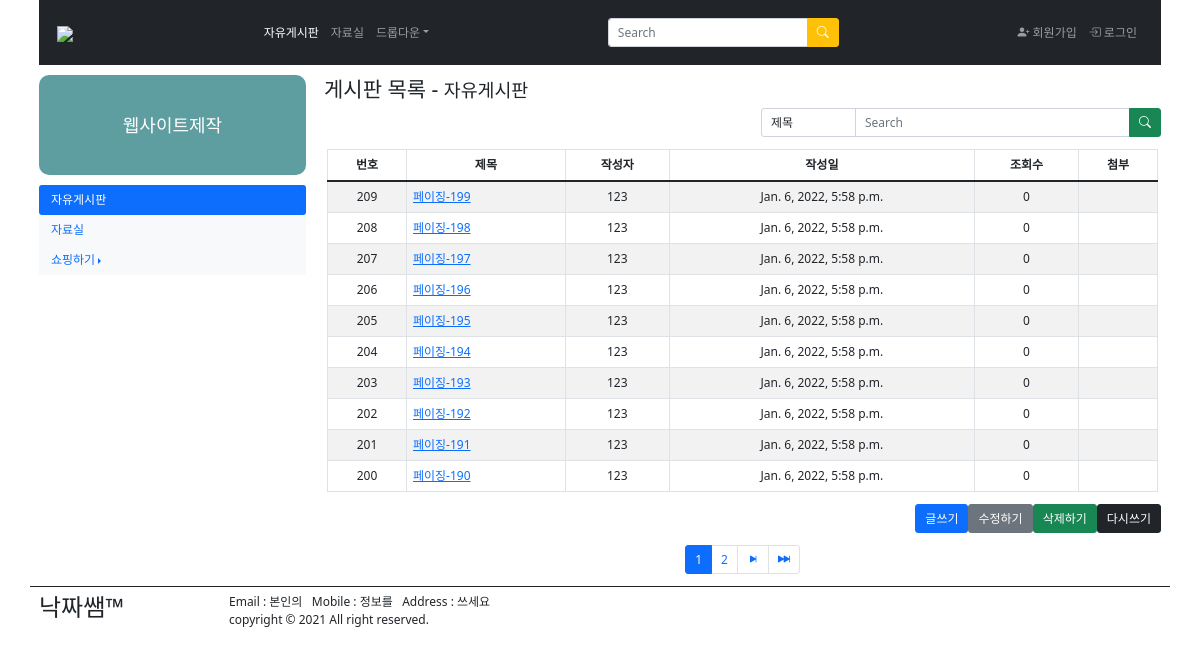
The page /boardApps/ on the database its author committed.
### boardApps/models.py (models this page shows, shortened)
class Post(models.Model):
    titles = models.CharField(max_length=50)
    contents = models.TextField()
    name1 = models.CharField(default="kosmo", max_length=20)
    pub_date = models.DateTimeField('date published', default=datetime.now())
    view_count = models.IntegerField(default=0)
    mainphoto = models.ImageField(blank=True, null=True)

### boardApps/views.py (the view)
# urls.py: path('', views.list, name="list"),
def list(request):
    page = request.GET.get('page','1')
    postlist = Post.objects.all().order_by('-id')
    paginator = Paginator(postlist,10)
    postlist = paginator.get_page(page)
    return render(request,'boardApps/list.html',{'postlist':postlist})

### boardApps/templates/boardApps/list.html (shortened to what this page needs)
<!DOCTYPE html>
<html lang="en">
<head>
    <link href="https://cdn.jsdelivr.net/npm/bootstrap@5.1.2/dist/css/bootstrap.min.css" rel="stylesheet">
    <link rel="stylesheet" href="https://cdn.jsdelivr.net/npm/bootstrap-icons@1.7.1/font/bootstrap-icons.css">
</head>
<body>
<div class="container">
	<div class="row">
        <div class="col-12">
            <nav class="navbar navbar-expand-sm bg-dark navbar-dark">
                <div class="container-fluid">
                    <a class="navbar-brand" href="#">
                        <img src="https://www.ikosmo.co.kr/images/common/logo_center_v2.jpg" style="width: 120px;">
                    </a>
                    <ul class="navbar-nav">
                        <li class="nav-item">
                            <a class="nav-link active" href="#">자유게시판</a>
                        </li>
                        <li class="nav-item">
                            <a class="nav-link" href="#">자료실</a>
                        </li>
                        <li class="nav-item dropdown">
                            <a class="nav-link dropdown-toggle" data-bs-toggle="dropdown" href="#">드롭다운</a>
                        </li>
                    </ul>
                    <form class="mt-3" method="get" action="">
                    <div class="input-group mb-3">
                        <input type="text" class="form-control" placeholder="Search" style="width: 200px;">
                        <button class="btn btn-warning" type="submit">
                            <i class="bi-search" style="font-size: 1rem; color: white;"></i>
                        </button>
                    </div>
                    </form>
                    <ul class="navbar-nav">
                        <li class="nav-item">
                            <a class="nav-link" href="#">
                                <i class="bi-person-plus-fill" style="font-size: 1rem;"></i>
                                회원가입
                            </a>
                        </li>
                        <li class="nav-item">
                            <a class="nav-link" href="#">
                                <i class="bi-box-arrow-in-right" style="font-size: 1rem;"></i>
                                로그인
                            </a>
                        </li>
                    </ul>
                </div>
            </nav>
        </div>
    </div>
    <div class="row">
<div class="col-3">
          <div style="height: 100px;line-height: 100px;text-align: center;background-color: cadetblue;
        border-radius: 10px;margin: 10px 0;font-size: 1.5em;color: #ffffff;">
        웹사이트제작
    </div>
    <ul class="nav nav-pills flex-column">
        <li class="nav-item">
            <a class="nav-link active" href="#">자유게시판</a>
        </li>
        <li class="nav-item bg-light">
            <a class="nav-link" href="#">자료실</a>
        </li>
        <li class="nav-item bg-light dropdown dropend">
            <a class="nav-link dropdown-toggle" data-bs-toggle="dropdown" href="#">쇼핑하기</a>
        </li>
    </ul>
</div>
        <div class="col-9 pt-3">
            <h3>게시판 목록 - <small>자유게시판</small></h3>
            <div class="row">
                <form action="">
                    <div class="input-group ms-auto" style="width: 400px;">
                        <select name="" class="form-control">
                            <option value="">제목</option>
                        </select>
                        <input type="text" class="form-control" placeholder="Search" style="width: 200px;">
                        <button class="btn btn-success" type="submit">
                            <i class="bi-search" style="font-size: 1rem; color: white;"></i>
                        </button>
                    </div>
                </form>
            </div>
            <div class="row mt-3 mx-1">
                <table class="table table-bordered table-hover table-striped">
                <thead>
                    <tr class="text-center">
                        <th>번호</th>
                        <th>제목</th>
                        <th>작성자</th>
                        <th>작성일</th>
                        <th>조회수</th>
                        <th>첨부</th>
                    </tr>
                </thead>
                <tbody>
                {% for list in postlist %}
                    <tr class="text-center">
                        <td>{{ list.pk }}</td>
                        <td class="text-start"><a href="/boardApps/view/{{ list.pk }}/">{{ list.titles }}</a></td>
                        <td>{{ list.name1 }}</td>
                        <td>{{list.pub_date}}</td>
                        <td>{{list.view_count}}</td>
                        <td>
                        </td>
                    </tr>
                {% endfor %}
                </tbody>
                </table>
            </div>
            <div class="row">
                <div class="col d-flex justify-content-end">
                    <button type="button" class="btn btn-primary" onclick="location.href='/boardApps/write/';">글쓰기</button>
                    <button type="button" class="btn btn-secondary">수정하기</button>
                    <button type="button" class="btn btn-success">삭제하기</button>
                    <button type="button" class="btn btn-dark">다시쓰기</button>
                </div>
            </div>
            <div class="row mt-3">
                <div class="col">
                    <ul class="pagination justify-content-center" id="paging">
                        {% for page_number in postlist.paginator.page_range %}
                            {% if page_number >= postlist.number|add:-1 and page_number <= postlist.number|add:1 %}
                                {% if page_number == postlist.number %}
                                    <li class="page-item active"><a class="page-link" href="?page={{page_number}}">{{ page_number }}</a></li>
                                {% else %}
                                    <li class="page-item"><a class="page-link" href="?page={{page_number}}">{{page_number}}</a></li>
                                {% endif %}
                            {% endif %}
                        {% endfor %}
                        {% if postlist.has_next %}
                        <li class="page-item"><a class="page-link" href="?page={{ postlist.next_page_number }}">
                            <i class='bi bi-skip-end-fill'></i>
                        </a></li>
                            {% if postlist.number|add:2 %}
                                <li class="page-item"><a class="page-link" href="?page={{ postlist.next_page_number|add:1}}">
                                    <i class='bi bi-skip-forward-fill'></i>
                                </a></li>
                            {% endif %}
                        {% endif %}
                    </ul>
                </div>
            </div>
        </div>
    </div>
<div class="row border border-dark border-bottom-0 border-start-0 border-end-0 pt-2">
    <div class="col-2">
          <h2>낙짜쌤&trade;</h2>
    </div>
    <div class="col-10">
          Email : 본인의&nbsp;&nbsp;
          Mobile : 정보를&nbsp;&nbsp;
          Address : 쓰세요
          <br>
          copyright &copy; 2021
          All right reserved.
    </div>
</div>
</div>
</body>
</html>

### boardApps/templates/boardApps/list.html (style rules this page uses)
div { border:0px solid blueviolet; }
* { font-size: 12px; }

### rows shown on the page
Post: pk "209", titles "페이징-199", name1 "123", pub_date "Jan. 6, 2022, 5:58 p.m.", view_count "0"
Post: pk "208", titles "페이징-198", name1 "123", pub_date "Jan. 6, 2022, 5:58 p.m.", view_count "0"
Post: pk "207", titles "페이징-197", name1 "123", pub_date "Jan. 6, 2022, 5:58 p.m.", view_count "0"
Post: pk "206", titles "페이징-196", name1 "123", pub_date "Jan. 6, 2022, 5:58 p.m.", view_count "0"
Post: pk "205", titles "페이징-195", name1 "123", pub_date "Jan. 6, 2022, 5:58 p.m.", view_count "0"
Post: pk "204", titles "페이징-194", name1 "123", pub_date "Jan. 6, 2022, 5:58 p.m.", view_count "0"
Post: pk "203", titles "페이징-193", name1 "123", pub_date "Jan. 6, 2022, 5:58 p.m.", view_count "0"
Post: pk "202", titles "페이징-192", name1 "123", pub_date "Jan. 6, 2022, 5:58 p.m.", view_count "0"
Post: pk "201", titles "페이징-191", name1 "123", pub_date "Jan. 6, 2022, 5:58 p.m.", view_count "0"
Post: pk "200", titles "페이징-190", name1 "123", pub_date "Jan. 6, 2022, 5:58 p.m.", view_count "0"

### other values the page prints
{{ page_number }} "1"
{{ page_number }} "2"
